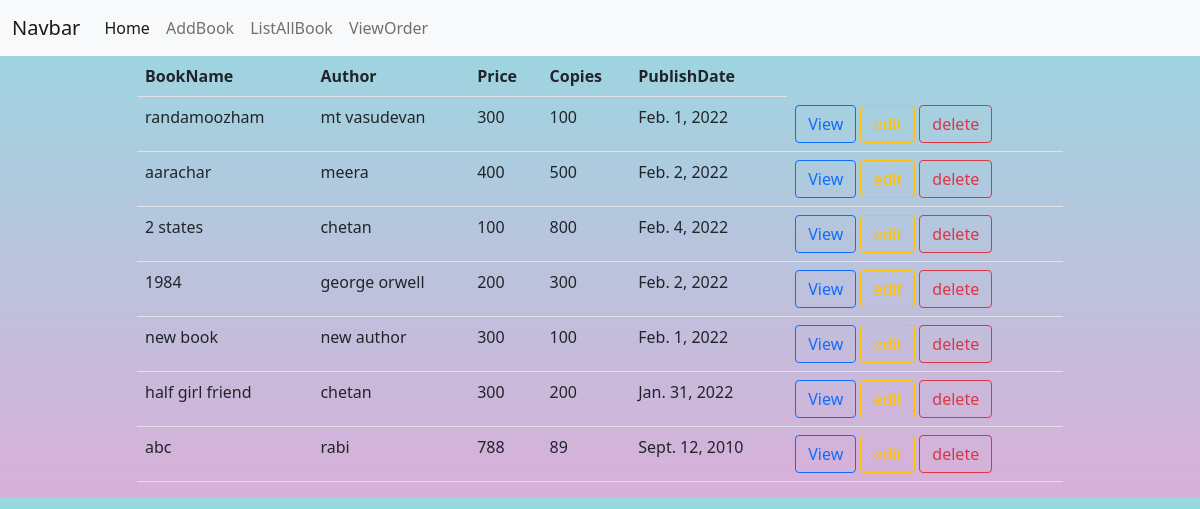
/owner/book/all (signed in), run on the app's committed database.
### owner/models.py (models this page shows, shortened)
class Books(models.Model):
 book_name=models.CharField(max_length=120,unique=True)
 author=models.CharField(max_length=100)
 price=models.PositiveIntegerField()
 copies=models.PositiveIntegerField()
 published_date=models.DateField(null=True)
 image=models.ImageField(upload_to='images',null=True)

### owner/views.py (the view)
# urls.py: path('book/all',views.BookListView.as_view(),name='booklist'),
@method_decorator(owner_permission,name="dispatch")
class BookListView(ListView):
    model = Books
    context_object_name = "books"
    template_name = "booklist.html"

### customer/decorates.py (called while the page is built)
def owner_permission(fun):
    def wrapper(request,*args,**kwargs):
        if request.user.is_superuser:
            return fun(request,*args,**kwargs)
        else:
            return redirect("signin")
    return wrapper

### owner/templates/booklist.html (shortened to what this page needs)
{%extends 'base.html'%}
{%block body_block%}
    <div class="row">
        <div class="col-1"></div>
        <div class="col-10">
            <table class="table">
                <tr>
                    </div>
                    <th>BookName</th>
                    <th>Author</th>
                    <th>Price</th>
                    <th>Copies</th>
                    <th>PublishDate</th>
                {%for book in books%}
                <tr>
                    <td>{{book.book_name}}</td>
                    <td>{{book.author}}</td>
                    <td>{{book.price}}</td>
                    <td>{{book.copies}}</td>
                    <td>{{book.published_date}}</td>
                    <td>
                        <a href="{%url 'bookdetail' book.id%}" class="btn btn-outline-primary">View</a>
                        <a href="{%url 'book_edit' book.id%}" class="btn btn-outline-warning">edit</a>
                        <a href="{%url 'bookremove' book.id%}" class="btn btn-outline-danger">delete</a>
                    </td>
                </tr>
                {%endfor%}
        </div>
        <div class="col-1"></div>
    </div>
{%endblock%}

### owner/static/css/style.css (style rules this page uses)
body { background-color: #D9AFD9; background-image: linear-gradient(0deg, #D9AFD9 0%, #97D9E1 100%); ; }

### data on the page
Books: book_name "randamoozham", author "mt vasudevan", price "300", copies "100", published_date "Feb. 1, 2022"
Books: book_name "aarachar", author "meera", price "400", copies "500", published_date "Feb. 2, 2022"
Books: book_name "2 states", author "chetan", price "100", copies "800", published_date "Feb. 4, 2022"
Books: book_name "1984", author "george orwell", price "200", copies "300", published_date "Feb. 2, 2022"
Books: book_name "new book", author "new author", price "300", copies "100", published_date "Feb. 1, 2022"
Books: book_name "half girl friend", author "chetan", price "300", copies "200", published_date "Jan. 31, 2022"
Books: book_name "abc", author "rabi", price "788", copies "89", published_date "Sept. 12, 2010"
